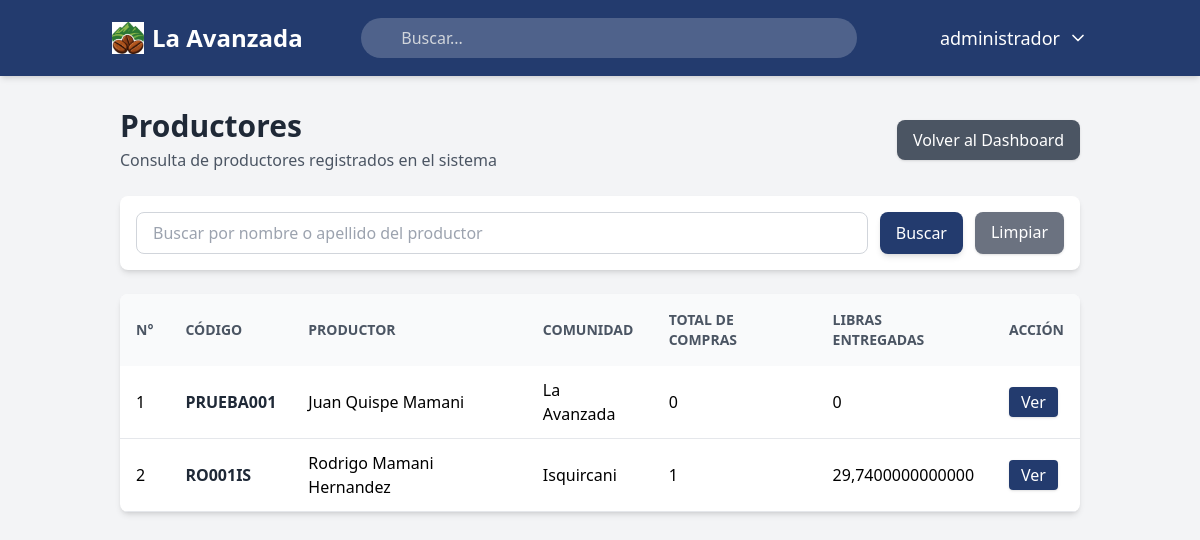
The page /productores/ (signed in) on the database as committed earlier.
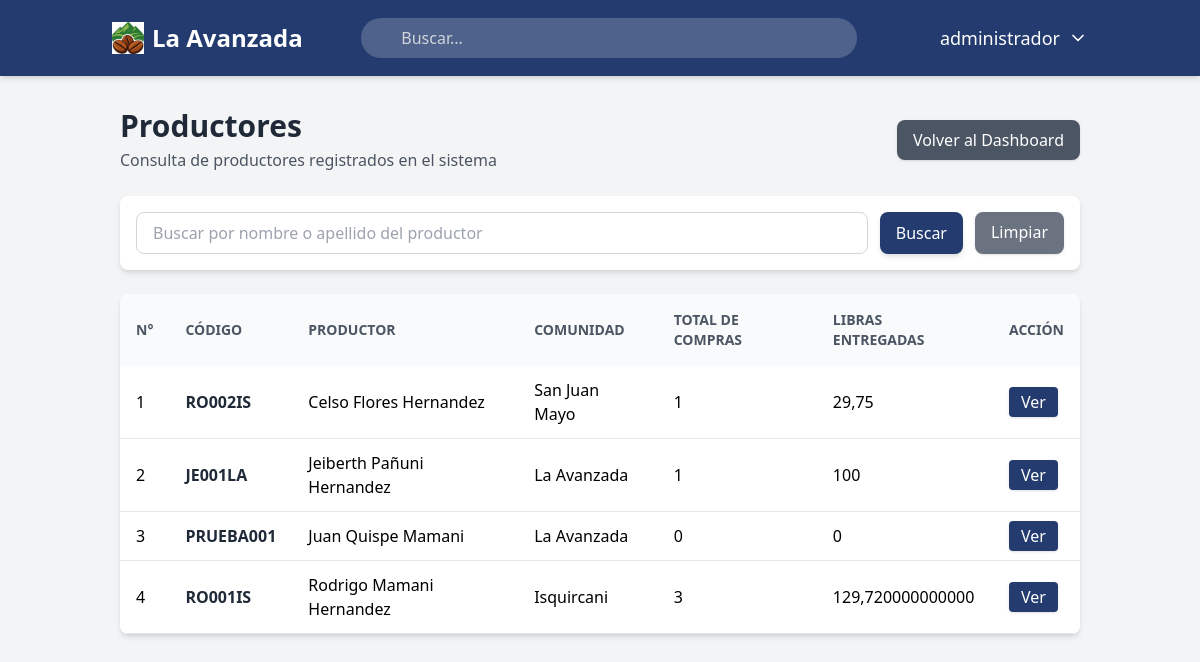
The same page on the database as committed later.
### usuarios/models.py (models this page shows)
class Usuario(AbstractUser): # CREAMOS LA CLASE USUARIO
    usuario_id = models.AutoField(primary_key=True) #CAMPO USUARIO ID, ES NUMEROS AUTOMATICOS Y ES LLAVE PRIMARIA
    USERNAME_FIELD = 'username' # CAMPO PARA INICIAR SESION
    class Meta: # CONFIGURACIONES EXTRAS en la bd
        db_table = 'usuarios' # nombre de la tabla
        verbose_name = 'Usuario' # definimos en sigular el modelo dentro del panel de django
        verbose_name_plural = 'Usuarios' # define como se mostrara en plural en django

### productores/models.py (models this page shows, shortened)
class Productor(models.Model):
    OPCIONES_ESTADO = [
        ('Activo', 'Activo'),
        ('Inactivo', 'Inactivo'),
    ]
    id_productor = models.AutoField(primary_key=True) #llave primaria
    codigo_productor = models.CharField(
        max_length=20,
        unique=True,
        verbose_name='Código del productor'
    )
    nombre = models.CharField(
        max_length=100,
        verbose_name='Nombre'
    )
    apellido_paterno = models.CharField(
        max_length=100,
        verbose_name='Apellido paterno'
    )
    apellido_materno = models.CharField(
        max_length=100,
        blank=True, # no pasa nada si se queda vacio
        verbose_name='Apellido materno'
    )
    comunidad = models.ForeignKey(
        Comunidad,
        on_delete=models.PROTECT,
        related_name='productores',
        verbose_name='Comunidad'
    )
    usuario = models.OneToOneField(
        settings.AUTH_USER_MODEL,
        on_delete=models.SET_NULL,
        null=True,
        blank=True,
        related_name='productor',
        verbose_name='Usuario de acceso'
    )
    estado = models.CharField(
        max_length=20,
        choices=OPCIONES_ESTADO,
        default='Activo',
        verbose_name='Estado'
    )
    creado_por = models.ForeignKey(
        settings.AUTH_USER_MODEL,
        on_delete=models.SET_NULL,
        null=True,
        blank=True,
        related_name='productores_creados',
        verbose_name='Creado por'
    )
    fecha_registro = models.DateTimeField(
        auto_now_add=True,
        verbose_name='Fecha de registro'
    )
    editado_por = models.ForeignKey(
        settings.AUTH_USER_MODEL,
        on_delete=models.SET_NULL,
        null=True,
        blank=True,
        related_name='productores_editados',
        verbose_name='Editado por'
    )
    fecha_edicion = models.DateTimeField(
        auto_now=True,
        verbose_name='Fecha de edición'
    )
    class Meta:
        db_table = 'productores'
        verbose_name = 'Productor'
        verbose_name_plural = 'Productores'
    def nombre_completo(self):
        return f"{self.nombre} {self.apellido_paterno} {self.apellido_materno}".strip()

### comunidades/models.py (models this page shows, shortened)
class Comunidad(models.Model): # modelo comunidad
    OPCIONES_ESTADO = [ # servira para poner activo e inactivo pero nunca delete de nuestro sistmas la comunidad
        ('Activo', 'Activo'),
        ('Inactivo', 'Inactivo'),
    ]
    id_comunidad = models.AutoField(primary_key=True) ## llave primaria
    nombre_comunidad = models.CharField(max_length=100, unique=True, verbose_name='Nombre de la comunidad') # nombre de la comunidad
    estado = models.CharField(max_length=20, choices=OPCIONES_ESTADO, default='Activo', verbose_name='Estado') # estado de la comunidad
    creado_por = models.ForeignKey( # quien lo creo
        settings.AUTH_USER_MODEL,
        on_delete=models.SET_NULL,
        null=True,
        related_name='comunidades_creadas',
        verbose_name='Creado por'
    )
    fecha_creacion = models.DateTimeField(auto_now_add=True, verbose_name='Fecha de creación') # fecha de la crecion
    editado_por = models.ForeignKey(
        settings.AUTH_USER_MODEL,
        on_delete=models.SET_NULL,
        null=True,
        blank=True,
        related_name='comunidades_editadas',
        verbose_name='Editado por'
    )
    fecha_edicion = models.DateTimeField(auto_now=True, verbose_name='Fecha de edición') # la fecha de la edidion
    class Meta:
        db_table = 'comunidades' # nombre de la tabla
        verbose_name = 'Comunidad'
        verbose_name_plural = 'Comunidades'

### productores/views.py (the view, shortened to what this page needs)
# urls.py: path('', views.lista_productores, name='lista_productores'),
@login_required
def lista_productores(request):
    permiso = obtener_permiso_productores(request.user)
    if permiso == 0:
        return redirect('dashboard')
    productores = Productor.objects.select_related(
        'comunidad',
        'usuario'
    ).annotate(
        total_compras_real=Count('compras_cafe'),
        total_libras_real=Coalesce(
            Sum('compras_cafe__total_libras'),
            Value(Decimal('0.00')),
            output_field=DecimalField(max_digits=10, decimal_places=2)
        )
    ).order_by(
        'nombre',
        'apellido_paterno'
    )
    buscar = request.GET.get('buscar')
    paginator = Paginator(productores, 15)
    page_number = request.GET.get('page')
    page_obj = paginator.get_page(page_number)
    contexto = {
        'page_obj': page_obj,
    }
    return render(request, 'productores/lista_productores.html', contexto)

### principal/context_processors.py (called while the page is built)
def obtener_permisos(request):
    permisos = { # los modulos
        'registrar_compras_cafe': 0,
        'historial_compras': 0,
        'comunidades': 0,
        'productores': 0,
        'registro_ventas_cafe': 0,
        'analisis_predicciones': 0,
        'roles_usuarios': 0,
    }
    roles = []
    if request.user.is_authenticated:
        roles_usuario = UsuarioRol.objects.filter(usuario=request.user)
        roles = [usuario_rol.rol.nombre_rol for usuario_rol in roles_usuario]
        for usuario_rol in roles_usuario:
            rol = usuario_rol.rol
            for modulo in permisos.keys():
                permiso_actual = getattr(rol, modulo, 0)
                if permiso_actual > permisos[modulo]:
                    permisos[modulo] = permiso_actual
    return {
        'permisos': permisos,
        'roles': roles,
    }

### productores/views.py (called while the page is built)
def obtener_permiso_productores(usuario):
    roles_usuario = UsuarioRol.objects.filter(usuario=usuario)
    permiso_maximo = 0
    for usuario_rol in roles_usuario:
        rol = usuario_rol.rol
        permiso_actual = getattr(rol, 'productores', 0)
        if permiso_actual > permiso_maximo:
            permiso_maximo = permiso_actual
    return permiso_maximo

### productores/templates/productores/lista_productores.html (shortened to what this page needs)
{% extends 'principal/base.html' %} {% block title %}Productores{% endblock %}
{% block content %}
<div class="max-w-7xl mx-auto">
  <div
    class="flex flex-col md:flex-row md:items-center md:justify-between gap-4 mb-6"
  >
    <div>
      <h1 class="text-3xl font-bold text-gray-800">Productores</h1>
      <p class="text-gray-600 mt-1">
        Consulta de productores registrados en el sistema
      </p>
    </div>
    <a
      href="{% url 'dashboard' %}"
      class="bg-gray-600 hover:bg-gray-700 text-white px-4 py-2 rounded-lg shadow text-center"
    >
      Volver al Dashboard
    </a>
  </div>
  <div class="bg-white rounded-lg shadow-md p-4 mb-6">
    <form method="get" class="flex flex-col md:flex-row gap-3">
      <input
        type="text"
        name="buscar"
        value="{{ request.GET.buscar }}"
        placeholder="Buscar por nombre o apellido del productor"
        autocomplete="off"
        class="w-full border border-gray-300 rounded-lg px-4 py-2 focus:outline-none focus:ring-2 focus:ring-green-500"
      />
      <button
        type="submit"
        class="w-full md:w-auto bg-[#233b6e] text-white px-4 py-2 rounded-lg shadow-md hover:bg-[#1a2c53] transition-colors duration-300"
      >
        Buscar
      </button>
      <a
        href="{% url 'productores:lista_productores' %}"
        class="bg-gray-500 hover:bg-gray-600 text-white px-4 py-2 rounded-lg shadow text-center"
      >
        Limpiar
      </a>
    </form>
  </div>
  <div class="bg-white rounded-lg shadow-md overflow-hidden">
    <div class="overflow-x-auto">
      <table class="min-w-full border-collapse">
        <thead class="bg-gray-50 text-gray-600 uppercase text-sm">
          <tr>
            <th class="px-4 py-4 text-left font-semibold">N°</th>
            <th class="px-4 py-4 text-left font-semibold">Código</th>
            <th class="px-4 py-4 text-left font-semibold">Productor</th>
            <th class="px-4 py-4 text-left font-semibold">Comunidad</th>
            <th class="px-4 py-4 text-left font-semibold">Total de compras</th>
            <th class="px-4 py-4 text-left font-semibold">Libras entregadas</th>
            <th class="px-4 py-4 text-left font-semibold">Acción</th>
          </tr>
        </thead>
        <tbody>
          {% for productor in page_obj %}
          <tr class="border-b hover:bg-gray-50">
            <td class="px-4 py-3">
              {{ page_obj.start_index|add:forloop.counter0 }}
            </td>
            <td class="px-4 py-3 font-semibold text-gray-800">
              {{ productor.codigo_productor }}
            </td>
            <td class="px-4 py-3">{{ productor.nombre_completo }}</td>
            <td class="px-4 py-3">
              {{ productor.comunidad.nombre_comunidad }}
            </td>
            <td class="px-4 py-3">
                {{ productor.total_compras_real }}
            </td>
            <td class="px-4 py-3">
                {{ productor.total_libras_real }}
            </td>
            <td class="px-4 py-3">
              <a
                href="{% url 'productores:detalle_productor' productor.pk %}"
                class="bg-[#233b6e] hover:bg-[#1a2c53] text-white px-3 py-1 rounded shadow transition-colors duration-300"
              >
                Ver
              </a>
            </td>
          </tr>
          {% endfor %}
        </tbody>
      </table>
    </div>
  </div>
</div>
{% endblock %}

### principal/templates/principal/base.html (shortened to what this page needs)
{% load static %}
<!DOCTYPE html>
<html lang="es">
<head>
    <script src="https://cdn.tailwindcss.com"></script>
</head>
<body class="bg-gray-100 font-sans">
    <nav class="bg-[#233b6e] text-white shadow-md">
        <div class="container mx-auto px-4 py-4 flex flex-col md:flex-row justify-between items-center space-y-4 md:space-y-0">
            <a href="{% url 'dashboard' %}" class="flex items-center gap-2 text-2xl font-bold rounded-lg px-2 py-1 transition-all hover:bg-white/10">
                <img src="{% static 'img/logoavanzada2.jpg' %}" alt="La Avanzada" class="h-8 w-8">
                <span>La Avanzada</span>
            </a>
            <div class="relative w-full md:w-1/2">
                <input
                    type="text"
                    id="transaction-input"
                    placeholder="Buscar..."
                    class="w-full bg-white/20 text-white rounded-full py-2 pl-10 pr-4 focus:outline-none focus:ring-2 focus:ring-white/50 placeholder-gray-300"
                >
            </div>
            <div class="flex items-center space-x-6">
                <div class="relative">
                    <button id="user-menu-button" class="flex items-center space-x-2 text-lg font-medium transition-all hover:bg-white/10 p-2 rounded-lg">
                        <span>{{ user.first_name|default:user.username }}</span>
                        <svg xmlns="http://www.w3.org/2000/svg" width="20" height="20"
                             viewBox="0 0 24 24" fill="none" stroke="currentColor"
                             stroke-width="2" stroke-linecap="round" stroke-linejoin="round"
                             class="lucide lucide-chevron-down">
                            <path d="m6 9 6 6 6-6"></path>
                        </svg>
                    </button>
                </div>
            </div>
        </div>
    </nav>
    <main class="container mx-auto p-8">
        {% block content %}
        {% endblock content %}
    </main>
</body>
</html>

Rows that differ between the two databases and show on the page:
added Productor: start_index|add "1", codigo_productor "RO002IS", nombre_completo "Celso Flores Hernandez", comunidad.nombre_comunidad "San Juan Mayo", total_compras_real "1", total_libras_real "29,75"
added Productor: start_index|add "2", codigo_productor "JE001LA", nombre_completo "Jeiberth Pañuni Hernandez", comunidad.nombre_comunidad "La Avanzada", total_compras_real "1", total_libras_real "100"
computed for Productor "PRUEBA001": start_index|add "1" → "3"
computed for Productor "RO001IS": start_index|add "2" → "4"; total_compras_real "1" → "3"; total_libras_real "29,7400000000000" → "129,720000000000"
